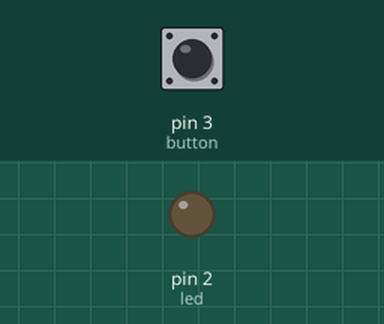
Recording of a sketch running on a simulated Arduino Uno, built with avr-gcc and run on an emulated ATmega328P. On the bench: output pins drawn as LEDs (lit = HIGH). The inputs (shaded band) are chosen by the test bench; at power-on: pin 3 (button) HIGH.

Above: at 1.2 s.
1.3 s: pin 3 (button) pulled LOW for 0.15 s
At 2.3 s:
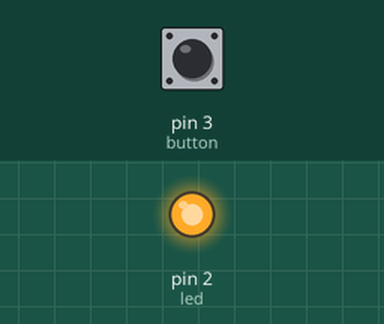
2.9 s: pin 3 (button) pulled LOW for 1 s
At 3.6 s:
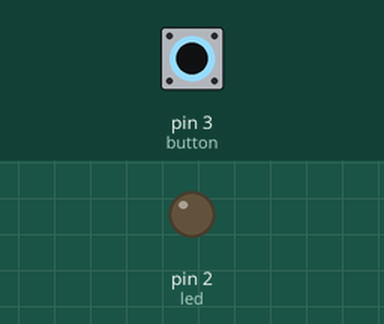
5.4 s: pin 3 (button) pulled LOW for 3.2 s
At 6.8 s:
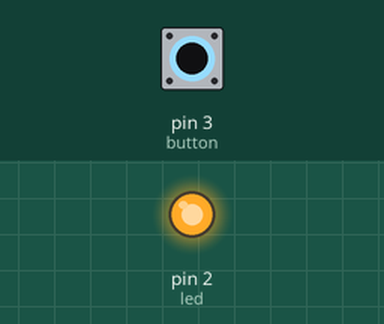
Timing chart, 0 to 8.4 s (numbered marks = the images above; inputs shaded):
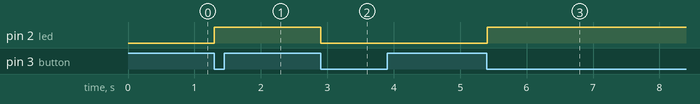

Measured:
- after the input at 1.3 s, pin 2 (led): LOW → HIGH at once
- after the input at 2.9 s, pin 2 (led): HIGH → LOW at once
- after the input at 5.4 s, pin 2 (led): LOW → HIGH at once

The sketch:

2.led_toggel_with_push_button.ino
```cpp
const uint8_t led=2; // here i use contant unsign interger for 8 bit microcontroller
const uint8_t button=3;
// Globles
uint8_t led_state=0;
uint8_t button_prev=1;

void setup() {
  pinMode(2,OUTPUT);
  pinMode(3,INPUT_PULLUP);
}

void loop()
{
    uint8_t button_state = digitalRead(button);

    if((button_state==LOW)&&(button_prev==HIGH))
    {
     led_state=!led_state;
     digitalWrite(led,led_state);
    }
    button_prev=button_state;
    delay(10);
}
```
